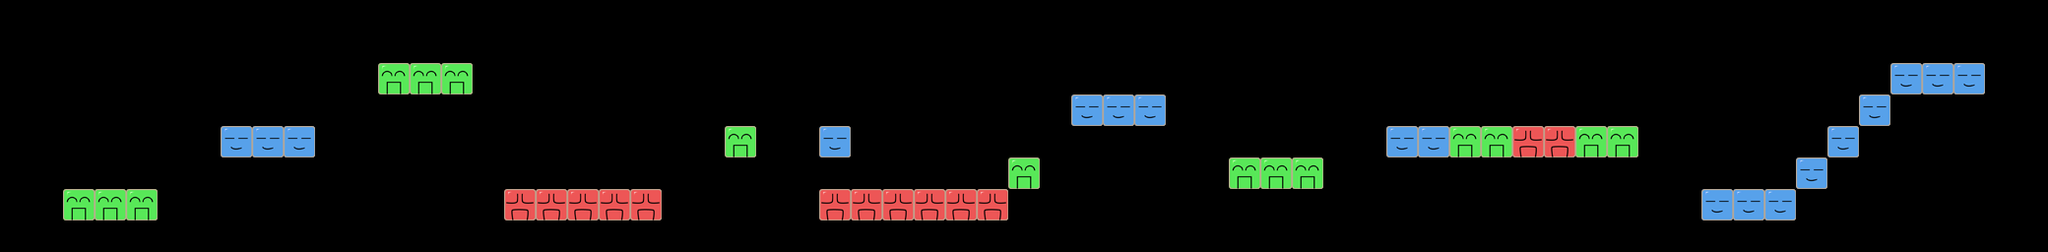

This is a level from a 2D game, rendered from its Tiled map with the project's own tilesets. A one-line summary and the map file follow, with tile-layer data summarised:
An orthogonal 65x8 tile map with 32x32 px tiles, 3 tile layers (red, green, blue) and 35 objects.

<map version="1.0" orientation="orthogonal" renderorder="right-down" width="65" height="8" tilewidth="32" tileheight="32">
 <tileset firstgid="1" name="blocks" tilewidth="32" tileheight="32">
  <image source="blocks.png" width="96" height="32" />
 </tileset>
 <layer name="red" width="65" height="8">
  <data>[520 cells, 13 non-empty, 1 distinct tile ids]</data>
 </layer>
 <layer name="green" width="65" height="8">
  <data>[520 cells, 15 non-empty, 1 distinct tile ids]</data>
 </layer>
 <layer name="blue" width="65" height="8">
  <data>[520 cells, 18 non-empty, 1 distinct tile ids]</data>
 </layer>
 <objectgroup name="heart">
  <object x="239" y="114">
   <ellipse />
  </object>
  <object x="400" y="49">
   <ellipse />
  </object>
  <object x="303" y="113">
   <ellipse />
  </object>
  <object x="145" y="177">
   <ellipse />
  </object>
  <object x="913" y="177">
   <ellipse />
  </object>
  <object x="944" y="176">
   <ellipse />
  </object>
  <object x="1189" y="45">
   <ellipse />
  </object>
  <object x="1214" y="20">
   <ellipse />
  </object>
  <object x="1238" y="48">
   <ellipse />
  </object>
  <object x="1256" y="104">
   <ellipse />
  </object>
  <object x="1472" y="113">
   <ellipse />
  </object>
  <object x="1536" y="111">
   <ellipse />
  </object>
  <object x="1599" y="110">
   <ellipse />
  </object>
 </objectgroup>
 <objectgroup name="flame">
  <object x="466" y="49">
   <ellipse />
  </object>
  <object x="563" y="16">
   <ellipse />
  </object>
  <object x="562" y="50">
   <ellipse />
  </object>
  <object x="563" y="80">
   <ellipse />
  </object>
  <object x="562" y="113">
   <ellipse />
  </object>
  <object x="560" y="146">
   <ellipse />
  </object>
  <object x="881" y="81">
   <ellipse />
  </object>
  <object x="881" y="114">
   <ellipse />
  </object>
  <object x="1360" y="210">
   <ellipse />
  </object>
  <object x="1391" y="209">
   <ellipse />
  </object>
  <object x="1423" y="209">
   <ellipse />
  </object>
  <object x="1456" y="207">
   <ellipse />
  </object>
  <object x="1486" y="207">
   <ellipse />
  </object>
  <object x="1518" y="208">
   <ellipse />
  </object>
  <object x="1552" y="207">
   <ellipse />
  </object>
  <object x="1583" y="208">
   <ellipse />
  </object>
  <object x="1617" y="205">
   <ellipse />
  </object>
  <object x="1650" y="209">
   <ellipse />
  </object>
  <object x="1680" y="207">
   <ellipse />
  </object>
  <object x="1713" y="206">
   <ellipse />
  </object>
  <object x="2065" y="81">
   <ellipse />
  </object>
  <object x="2033" y="81">
   <ellipse />
  </object>
 </objectgroup>
</map>